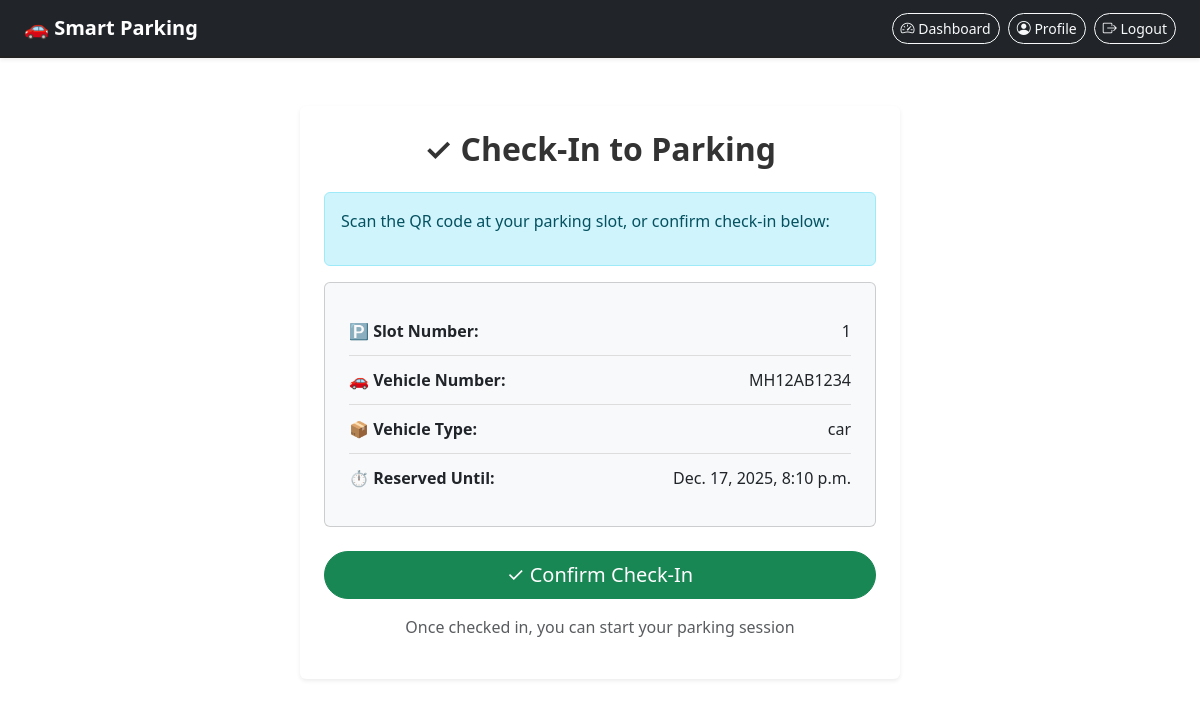
Screenshot of /check-in/706/ (signed in) with the database file from the repository.
### parking_app/models.py (models this page shows, shortened)
class Reservation(models.Model):
    PAYMENT_CHOICES = [
        ('Pending', 'Pending'),
        ('Paid', 'Paid'),
        ('Failed', 'Failed'),
    ]
    STATUS_CHOICES = [
        ('Pending', 'Pending'),
        ('Confirmed', 'Confirmed'),
        ('Cancelled', 'Cancelled'),
        ('Completed', 'Completed'),
        ('Active', 'Active'),
        ('Checked-In', 'Checked-In'),
        ('Over-Parked', 'Over-Parked'),
    ]
    user = models.ForeignKey(User, on_delete=models.CASCADE)
    slot_number = models.CharField(max_length=10)
    vehicle_number = models.CharField(max_length=20)
    vehicle_type = models.CharField(max_length=20, default='car')
    reservation_time = models.DateTimeField(auto_now_add=True)
    start_time = models.DateTimeField(null=True, blank=True)
    end_time = models.DateTimeField(null=True, blank=True)
    actual_checkout_time = models.DateTimeField(null=True, blank=True)
    amount = models.DecimalField(max_digits=7, decimal_places=2, default=0.00)
    over_parking_charges = models.DecimalField(max_digits=7, decimal_places=2, default=0.00)
    payment_status = models.CharField(max_length=10, choices=PAYMENT_CHOICES, default='Pending')
    status = models.CharField(max_length=15, choices=STATUS_CHOICES, default='Pending')
    qr_code = models.CharField(max_length=255, blank=True, null=True)
    created_at = models.DateTimeField(auto_now_add=True)
    checked_in_at = models.DateTimeField(null=True, blank=True)
    is_over_parked = models.BooleanField(default=False)

### parking_app/views.py (the view, shortened to what this page needs)
# urls.py: path("check-in/<int:reservation_id>/", views.check_in, name="check_in"),
@login_required
def check_in(request, reservation_id):
    reservation = get_object_or_404(Reservation, id=reservation_id, user=request.user)
    return render(request, "parking_app/check_in.html", {"reservation": reservation})

### parking_app/templates/parking_app/check_in.html (shortened to what this page needs)
{% extends 'parking_app/base.html' %}
{% block content %}
<div class="container mt-5">
  <div class="card shadow-sm border-0 p-4 mx-auto" style="max-width: 600px;">
    <h2 class="text-center mb-4">✓ Check-In to Parking</h2>
    <div class="alert alert-info">
      <p>Scan the QR code at your parking slot, or confirm check-in below:</p>
    </div>
    <div class="card bg-light p-4 mb-4">
      <div class="detail-item">
        <strong>🅿️ Slot Number:</strong>
        <span class="float-end">{{ reservation.slot_number }}</span>
      </div>
      <div class="detail-item">
        <strong>🚗 Vehicle Number:</strong>
        <span class="float-end">{{ reservation.vehicle_number }}</span>
      </div>
      <div class="detail-item">
        <strong>📦 Vehicle Type:</strong>
        <span class="float-end">{{ reservation.vehicle_type }}</span>
      </div>
      <div class="detail-item">
        <strong>⏱️ Reserved Until:</strong>
        <span class="float-end">{{ reservation.end_time }}</span>
      </div>
    </div>
    <form method="POST">
      <button type="submit" class="btn btn-success btn-lg w-100">
        ✓ Confirm Check-In
      </button>
    </form>
    <p class="text-muted text-center mt-3">
      Once checked in, you can start your parking session
    </p>
  </div>
</div>
{% endblock %}

### parking_app/static/css/style.css (style rules this page uses)
body { font-family: "Poppins", sans-serif; background: #f2f5f9; }
.btn { border-radius: 30px !important; }
.container h2 { color: #333; font-weight: 600; }

### parking_app/templates/parking_app/check_in.html (style rules this page uses)
.detail-item { display: flex; justify-content: space-between; padding: 12px 0; border-bottom: 1px solid #ddd; }
.detail-item:last-child { border-bottom: none; }

### rows the page displays
Reservation: slot_number "1", vehicle_number "MH12AB1234", vehicle_type "car", end_time "Dec. 17, 2025, 8:10 p.m."
